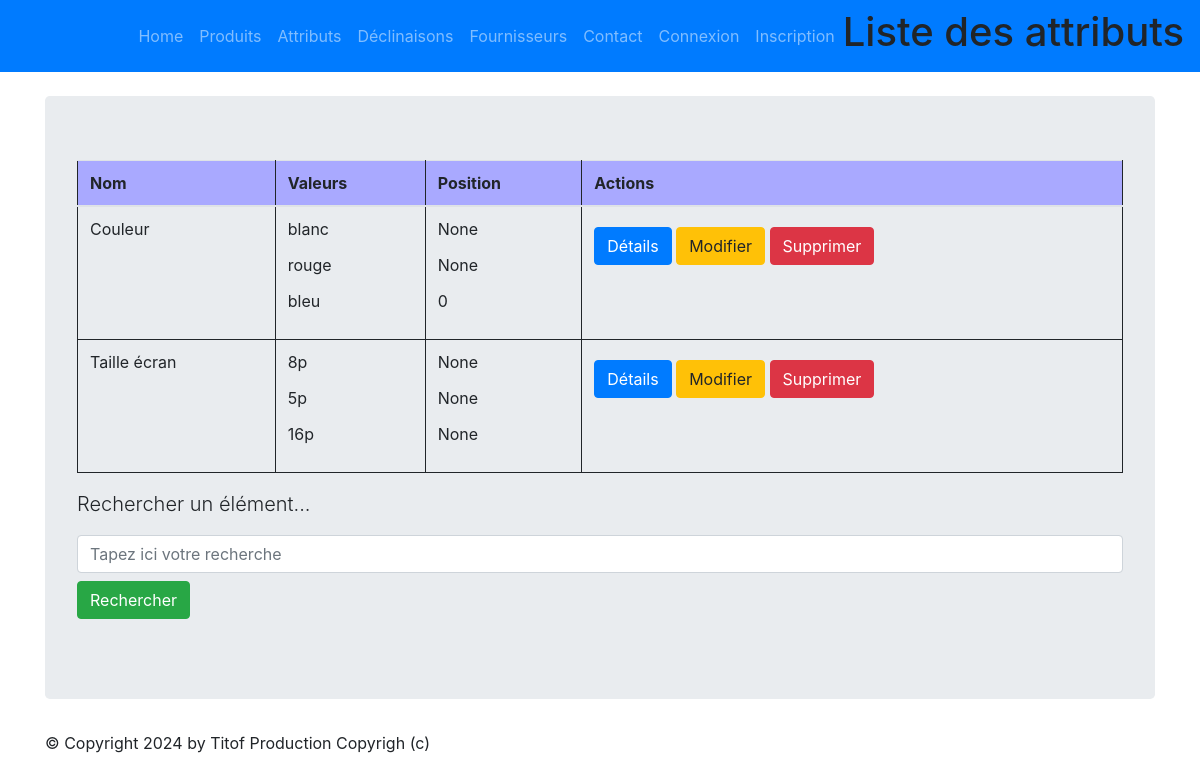
The page /monapp/attribute/list on the database its author committed.
### monapp/models.py (models this page shows, shortened)
class ProductAttribute(models.Model):
    class Meta:
        verbose_name = "Attribut"
    name =  models.CharField(max_length=100)

class ProductAttributeValue(models.Model):
    class Meta:
        verbose_name = "Valeur attribut"
        ordering = ['position']
    value              = models.CharField(max_length=100)
    product_attribute  = models.ForeignKey('ProductAttribute', verbose_name="Unité", on_delete=models.CASCADE)
    position           = models.PositiveSmallIntegerField("Position", null=True, blank=True)

### monapp/views.py (the view)
# urls.py: path("attribute/list",views.ProductAttributeListView.as_view(), name="attribute-list"),
class ProductAttributeListView(ListView):
  model = ProductAttribute
  template_name = "monapp/list_attributes.html"
  context_object_name = "productattributes"
  def get_queryset(self ):
    query = self.request.GET.get('search')
    if query:
      return ProductAttribute.objects.filter(name__icontains=query)
    return ProductAttribute.objects.all().prefetch_related('productattributevalue_set')
  def get_context_data(self, **kwargs):
    context = super(ProductAttributeListView, self).get_context_data(**kwargs)
    context['titremenu'] = "Liste des attributs"
    return context

### monapp/templates/monapp/list_attributes.html (shortened to what this page needs)
{% extends 'monapp/base.html' %}
{% block menu %}
<h1>Liste des attributs</h1>
{% endblock %}
{% block contenu %}
<table class="table">
    <thead>
        <th>Nom</th>
        <th>Valeurs</th>
        <th>Position</th>
        <th>Actions</th>
    </thead>
    <tbody>
        {% for attribute in productattributes %}
        <tr>
            <td>{{ attribute.name}}</td>
            <td>
                {% for value in attribute.productattributevalue_set.all %}
                <p>{{ value.value }}</p>
                {% empty %}
                <p>Aucune valeur</p>
                {% endfor %}
            </td>
            <td>
                {% for value in attribute.productattributevalue_set.all %}
                <p>{{ value.position }}</p>
                {% empty %}
                <p>Aucune valeur</p>
                {% endfor %}
            </td>
            <td>
                <a href="{% url 'attribute-detail' attribute.id %}" class="btn btn-primary mt-2">Détails</a>
                <a href="{% url 'attribute-update' attribute.id %}" class="btn btn-warning mt-2">Modifier</a>
                <a href="{% url 'attribute-delete' attribute.id %}" class="btn btn-danger mt-2">Supprimer</a>
            </td>
        </tr>
        {% endfor %}
    </tbody>
</table>
<p class="lead mb-3 ml-0">Rechercher un élément...</p>
<form method="GET" action="">
<input class="form-control" type="text" name="search" placeholder="Tapez ici votre recherche"
    value="{{ request.GET.search }}">
    <button type="submit" class="btn btn-success mt-2">Rechercher</button>
</form>
{% endblock %}

### static/styles.css (style rules this page uses)
.table { border: 1px solid; border-collapse: collapse; position: relative; width: 100%; }
.table th { border: 1px solid; padding: 5px; background-color: rgb(169, 169, 255); text-emphasis-color: white; }
.table td { border: 1px solid; padding: 5px; }

### rows shown on the page
ProductAttribute: name "Couleur"
ProductAttributeValue: value "blanc", position "None"
ProductAttributeValue: value "rouge", position "None"
ProductAttributeValue: value "bleu", position "0"
ProductAttribute: name "Taille écran"
ProductAttributeValue: value "8p", position "None"
ProductAttributeValue: value "5p", position "None"
ProductAttributeValue: value "16p", position "None"
